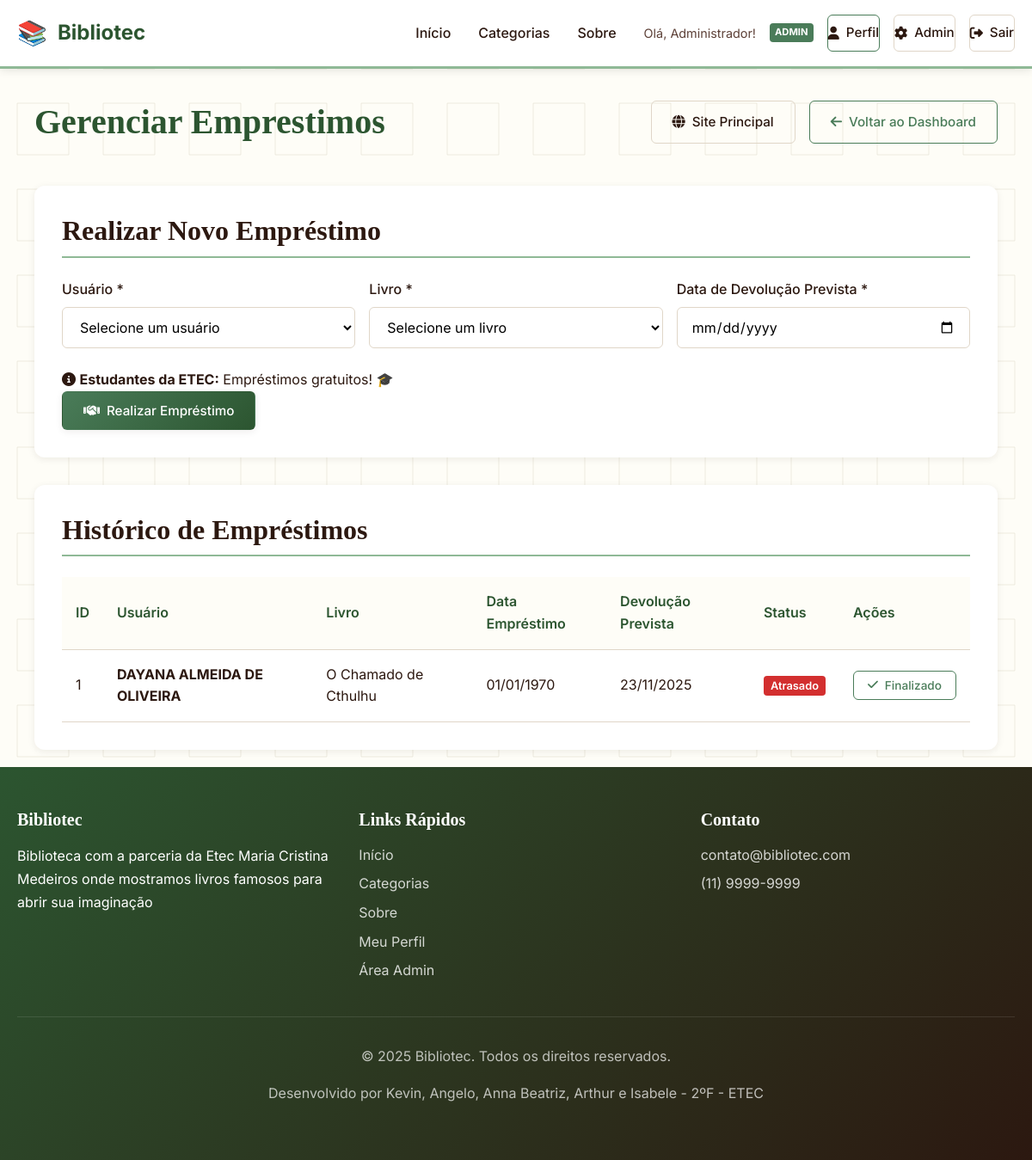
Screenshot of /bibliotec/Admin/emprestimos.php (signed in) with the database file from the repository.
### tables this page shows
CREATE TABLE `emprestimo` (
  `id_emprestimo` int(11) NOT NULL,
  `data_emprestimo` date DEFAULT NULL,
  `data_entrega_prevista` date DEFAULT NULL,
  `id_usuario` int(11) DEFAULT NULL,
  `id_livro` int(11) DEFAULT NULL,
  `data_devolucao_real` date DEFAULT NULL
);

CREATE TABLE `usuario` (
  `id_usuario` int(11) NOT NULL,
  `nome` varchar(100) DEFAULT NULL,
  `email` varchar(100) DEFAULT NULL,
  `cpf` varchar(20) DEFAULT NULL,
  `senha` varchar(255) NOT NULL,
  `tipo` enum('usuario','admin') DEFAULT 'usuario',
  `telefone` varchar(20) DEFAULT NULL,
  `endereco` text DEFAULT NULL,
  `data_cadastro` datetime DEFAULT current_timestamp(),
  `avatar_url` varchar(255) DEFAULT NULL,
  `biografia` text DEFAULT NULL,
  `etec_estudante` tinyint(1) DEFAULT 0
);

CREATE TABLE `livros` (
  `id_livro` int(11) NOT NULL,
  `titulo` varchar(200) DEFAULT NULL,
  `autor` varchar(100) DEFAULT NULL,
  `genero` varchar(50) DEFAULT NULL,
  `ano_publicado` int(11) DEFAULT NULL,
  `editora` varchar(100) DEFAULT NULL,
  `numero_paginas` int(11) DEFAULT NULL,
  `imagem_url` varchar(255) DEFAULT NULL
);

### bibliotec/Admin/emprestimos.php (the view, shortened to what this page needs)
<?php
include '../includes/conexao.php';
$emprestimos = $pdo->query("
    SELECT e.*, u.nome as usuario_nome, u.etec_estudante, l.titulo as livro_titulo
    FROM EMPRESTIMO e
    JOIN USUARIO u ON e.id_usuario = u.id_usuario
    JOIN LIVROS l ON e.id_livro = l.id_livro
    ORDER BY e.data_emprestimo DESC
")->fetchAll();
?>
<!DOCTYPE html>
<html lang="pt-BR">
<head>
    <link rel="stylesheet" href="../assets/css/estilo.css">
</head>
<body>
    <?php include '../includes/header.php'; ?>
    <div class="container">
        <div class="admin-actions">
             <h1>Gerenciar Emprestimos</h1>
         <div style="display: flex; gap: 1rem;">
             <a href="../index.php" class="btn btn-outline">
               <i class="fas fa-globe"></i> Site Principal
             </a>
             <a href="dashboard.php" class="btn btn-secondary">
                <i class="fas fa-arrow-left"></i> Voltar ao Dashboard
             </a>
          </div>
        </div>
        <div class="form-container">
            <h2>Realizar Novo Empréstimo</h2>
            <form method="POST">
                <div class="form-row">
                    <div class="form-group">
                        <label class="form-label">Usuário *</label>
                        <select name="id_usuario" class="form-control" required>
                            <option value="">Selecione um usuário</option>
                        </select>
                    </div>
                    <div class="form-group">
                        <label class="form-label">Livro *</label>
                        <select name="id_livro" class="form-control" required>
                            <option value="">Selecione um livro</option>
                        </select>
                    </div>
                    <div class="form-group">
                        <label class="form-label">Data de Devolução Prevista *</label>
                        <input type="date" name="data_entrega_prevista" class="form-control" required
                               min="<?= date('Y-m-d') ?>">
                    </div>
                </div>
                <div class="alert alert-info">
                    <i class="fas fa-info-circle"></i>
                    <strong>Estudantes da ETEC:</strong> Empréstimos gratuitos! 🎓
                </div>
                <button type="submit" class="btn btn-primary">
                    <i class="fas fa-handshake"></i> Realizar Empréstimo
                </button>
            </form>
        </div>
        <div class="table-container">
            <h2>Histórico de Empréstimos</h2>
            <?php if(empty($emprestimos)): ?>
                <div style="text-align: center; padding: 3rem; color: var(--text-muted);">
                    <i class="fas fa-exchange-alt" style="font-size: 3rem; margin-bottom: 1rem;"></i>
                    <p>Nenhum empréstimo registrado ainda.</p>
                </div>
            <?php else: ?>
                <table>
                    <thead>
                        <tr>
                            <th>ID</th>
                            <th>Usuário</th>
                            <th>Livro</th>
                            <th>Data Empréstimo</th>
                            <th>Devolução Prevista</th>
                            <th>Status</th>
                            <th>Ações</th>
                        </tr>
                    </thead>
                    <tbody>
                        <?php foreach($emprestimos as $emp):
                            $status = 'ativo';
                            if (isset($emp['data_devolucao_real']) && $emp['data_devolucao_real']) {
                                $status = 'devolvido';
                            } elseif (strtotime($emp['data_entrega_prevista']) < time()) {
                                $status = 'atrasado';
                            }
                        ?>
                        <tr>
                            <td><?= $emp['id_emprestimo'] ?></td>
                            <td>
                                <strong><?= htmlspecialchars($emp['usuario_nome']) ?></strong>
                            </td>
                            <td><?= htmlspecialchars($emp['livro_titulo']) ?></td>
                            <td><?= date('d/m/Y', strtotime($emp['data_emprestimo'])) ?></td>
                            <td><?= date('d/m/Y', strtotime($emp['data_entrega_prevista'])) ?></td>
                            <td>
                                <?php if($status == 'ativo'): ?>
                                    <span class="status-ativo">Ativo</span>
                                <?php elseif($status == 'devolvido'): ?>
                                    <span class="status-devolvido">Devolvido</span>
                                <?php else: ?>
                                    <span class="status-atrasado">Atrasado</span>
                                <?php endif; ?>
                            </td>
                            <td>
                                <?php if($status == 'ativo'): ?>
                                    <form method="POST" style="display: inline;">
                                        <input type="hidden" name="registrar_devolucao" value="1">
                                        <input type="hidden" name="id_emprestimo" value="<?= $emp['id_emprestimo'] ?>">
                                        <button type="submit" class="btn btn-success btn-small">
                                            <i class="fas fa-check"></i> Registrar Devolução
                                        </button>
                                    </form>
                                <?php else: ?>
                                    <button class="btn btn-secondary btn-small" disabled>
                                        <i class="fas fa-check"></i> Finalizado
                                    </button>
                                <?php endif; ?>
                            </td>
                        </tr>
                        <?php endforeach; ?>
                    </tbody>
                </table>
            <?php endif; ?>
        </div>
    </div>
    <?php include '../includes/footer.php'; ?>
</body>
</html>

### bibliotec/includes/header.php (shortened to what this page needs)
<?php
$pagina_atual = basename($_SERVER['PHP_SELF']);
$eh_pagina_admin = strpos($_SERVER['PHP_SELF'], '/admin/') !== false;
$base_path = $eh_pagina_admin ? '../' : '';
?>
<!DOCTYPE html>
<html lang="pt-BR">
<head>
    <link rel="stylesheet" href="https://cdnjs.cloudflare.com/ajax/libs/font-awesome/6.4.0/css/all.min.css">
    <link rel="stylesheet" href="<?= $base_path ?>assets/css/estilo.css">
</head>
<body>
    <header class="navbar">
        <div class="nav-container">
            <a href="<?= $base_path ?>index.php" class="logo">
                <span class="logo-icon">📚</span>
                Bibliotec
            </a>
            <nav class="nav-links">
                <?php if($eh_pagina_admin): ?>
                    <a href="../index.php">Site Principal</a>
                    <a href="dashboard.php" class="<?= $pagina_atual == 'dashboard.php' ? 'active' : '' ?>">Dashboard</a>
                    <a href="livros.php" class="<?= $pagina_atual == 'livros.php' ? 'active' : '' ?>">Livros</a>
                    <a href="usuarios.php" class="<?= $pagina_atual == 'usuarios.php' ? 'active' : '' ?>">Usuários</a>
                    <a href="emprestimos.php" class="<?= $pagina_atual == 'emprestimos.php' ? 'active' : '' ?>">Empréstimos</a>
                    <a href="autores.php" class="<?= $pagina_atual == 'autores.php' ? 'active' : '' ?>">Autores</a>
                <?php else: ?>
                    <a href="index.php" class="<?= $pagina_atual == 'index.php' ? 'active' : '' ?>">Início</a>
                    <a href="categorias.php" class="<?= $pagina_atual == 'categorias.php' ? 'active' : '' ?>">Categorias</a>
                    <a href="sobre.php" class="<?= $pagina_atual == 'sobre.php' ? 'active' : '' ?>">Sobre</a>
                <?php endif; ?>
                <?php if(isset($_SESSION['usuario_id'])): ?>
                    <div class="user-menu">
                        <span class="user-greeting">Olá, <?= htmlspecialchars($_SESSION['usuario_nome']) ?>!</span>
                        <?php if($_SESSION['usuario_tipo'] == 'admin'): ?>
                            <span class="admin-badge">ADMIN</span>
                        <?php endif; ?>
                        <?php if($eh_pagina_admin): ?>
                            <a href="../usuario.php" class="btn btn-secondary">
                                <i class="fas fa-user"></i> Perfil
                            </a>
                            <a href="../logout.php" class="btn btn-outline">
                                <i class="fas fa-sign-out-alt"></i> Sair
                            </a>
                        <?php else: ?>
                            <a href="usuario.php" class="btn btn-secondary">
                                <i class="fas fa-user"></i> Perfil
                            </a>
                            <?php if($_SESSION['usuario_tipo'] == 'admin'): ?>
                                <a href="admin/dashboard.php" class="btn btn-outline">
                                    <i class="fas fa-cog"></i> Admin
                                </a>
                            <?php endif; ?>
                            <a href="logout.php" class="btn btn-outline">
                                <i class="fas fa-sign-out-alt"></i> Sair
                            </a>
                        <?php endif; ?>
                    </div>
                <?php else: ?>
                    <a href="login.php" class="btn btn-secondary">Entrar</a>
                <?php endif; ?>
            </nav>
        </div>
    </header>
    <main class="main-content">
        <div class="container">

### bibliotec/includes/footer.php (shortened to what this page needs)
            </div>
        </main>
        <footer class="footer">
            <div class="container">
                <div class="footer-content">
                    <div class="footer-section">
                        <h4>Bibliotec</h4>
                        <p>Biblioteca com a parceria da Etec Maria Cristina Medeiros onde mostramos livros famosos para abrir sua imaginação</p>
                    </div>
                    <div class="footer-section">
                        <h4>Links Rápidos</h4>
                        <a href="<?= $eh_pagina_admin ? '../index.php' : 'index.php' ?>">Início</a>
                        <a href="<?= $eh_pagina_admin ? '../categorias.php' : 'categorias.php' ?>">Categorias</a>
                        <a href="<?= $eh_pagina_admin ? '../sobre.php' : 'sobre.php' ?>">Sobre</a>
                        <?php if(isset($_SESSION['usuario_id'])): ?>
                            <a href="<?= $eh_pagina_admin ? '../usuario.php' : 'usuario.php' ?>">Meu Perfil</a>
                            <?php if($_SESSION['usuario_tipo'] == 'admin' && !$eh_pagina_admin): ?>
                                <a href="admin/dashboard.php">Área Admin</a>
                            <?php endif; ?>
                        <?php else: ?>
                            <a href="<?= $eh_pagina_admin ? '../login.php' : 'login.php' ?>">Login</a>
                        <?php endif; ?>
                    </div>
                    <div class="footer-section">
                        <h4>Contato</h4>
                        <a href="mailto:contato@bibliotec.com">contato@bibliotec.com</a>
                        <a href="tel:+551199999999">(11) 9999-9999</a>
                    </div>
                </div>
                <div class="footer-bottom">
                    <p>&copy; 2025 Bibliotec. Todos os direitos reservados.</p>
                    <p>Desenvolvido por Kevin, Angelo, Anna Beatriz, Arthur e Isabele - 2ºF - ETEC</p>
                </div>
            </div>
        </footer>
</body>
</html>

### bibliotec/Admin/emprestimos.php (style rules this page uses)
.admin-actions { display: flex; justify-content: space-between; align-items: center; margin-bottom: 2rem; }
.form-container { background: var(--surface); padding: 2rem; border-radius: 12px; box-shadow: 0 2px 8px var(--shadow); margin-bottom: 2rem; }
.form-row { display: grid; grid-template-columns: 1fr 1fr 1fr; gap: 1rem; }
.table-container { background: var(--surface); padding: 2rem; border-radius: 12px; box-shadow: 0 2px 8px var(--shadow); overflow-x: auto; }
table { width: 100%; border-collapse: collapse; }
th, td { padding: 1rem; text-align: left; border-bottom: 1px solid var(--border); }
th { background: var(--background); font-weight: 600; color: var(--primary-dark); }
.status-atrasado { background: var(--error); color: white; padding: 0.25rem 0.5rem; border-radius: 4px; font-size: 0.8rem; font-weight: 600; }

### rows the page displays
emprestimo: id_emprestimo "1", id_usuario.nome "DAYANA ALMEIDA DE OLIVEIRA", livros.titulo "O Chamado de Cthulhu", data_emprestimo "01/01/1970", data_entrega_prevista "23/11/2025", shows "Atrasado", shows "Finalizado"

### other values shown
$_SESSION['usuario_nome'] "Administrador"
